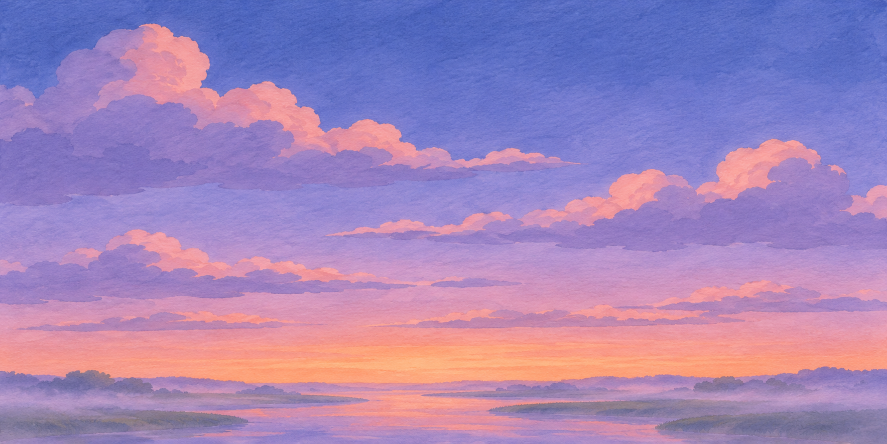
#> input picture assets/ref/sky_test.png, 1774 x 887 px (shown at 1/2 size)
$ python depth_guess.py ../../../../assets/ref/sky_test.png ../../../../assets/ref/sky_test.png
#> lines starting #> are read from the running program, lines starting #| are printed output that depends on the picture
"""按画面线索推算深度（不用模型）：大气透视（远处亮、反差低）+ 画面纵向位置 + 前景暗色剪影。
输出 0=最远 1=最近 的 16 位 PNG。"""
import sys, numpy as np, torch, torch.nn.functional as F
from PIL import Image, ImageFilter
def box(x,r):  # 均值滤波
    k=2*r+1; t=torch.from_numpy(x)[None,None].float()
    return F.avg_pool2d(F.pad(t,(r,r,r,r),mode='replicate'),k,1)[0,0].numpy()
def guess(path, w_y=0.45, w_haze=0.35, w_fg=0.20, sky_rows=0.0):
#> called with path = '../../../../assets/ref/sky_test.png', w_y = 0.45, w_haze = 0.35, w_fg = 0.2, sky_rows = 0
    im=Image.open(path).convert('RGB').resize((960,540)); a=np.asarray(im).astype(np.float32)/255
#> after `im = Image.open(path).convert('RGB').resize((960, 540))`:
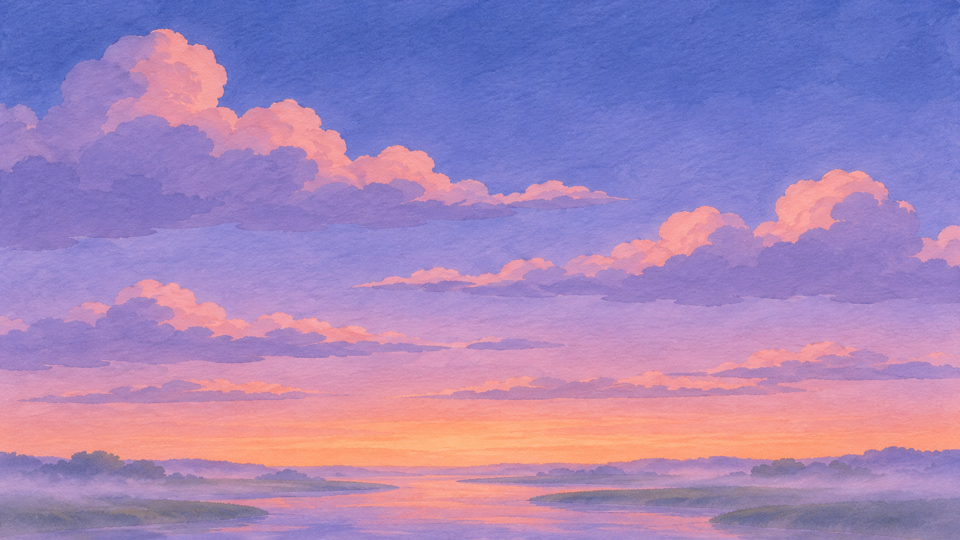
#> im: PIL image 960x540 RGB; mean R, G, B 162.9, 133.2, 184.8
    L=0.3*a[...,0]+0.59*a[...,1]+0.11*a[...,2]
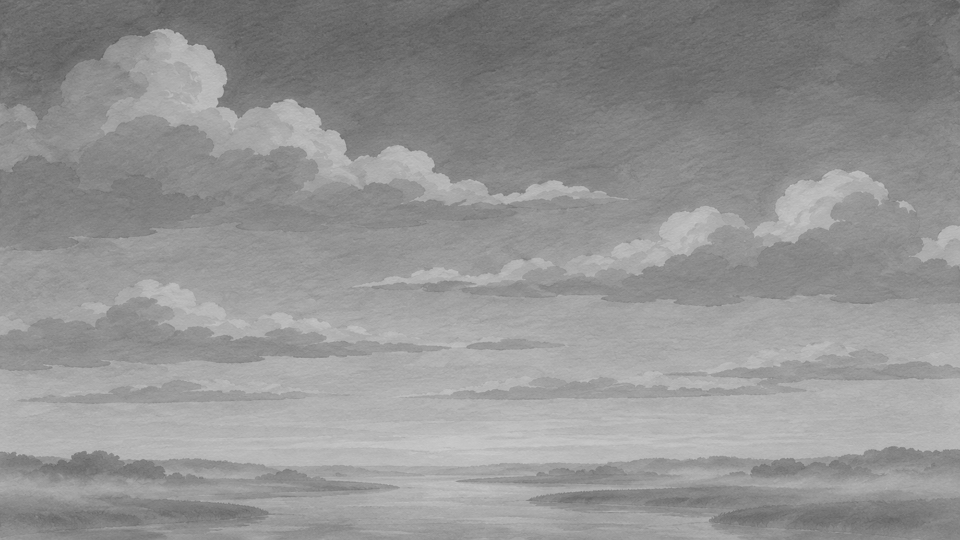
#> L: shape (540, 960) float32; min 0.341, max 0.796, mean 0.58
    H,W=L.shape; y=np.linspace(0,1,H)[:,None].repeat(W,1)
#> after `H, W = L.shape`: H = 540; W = 960
    mu=box(L,12); sd=np.sqrt(np.clip(box(L*L,12)-mu*mu,0,None))
    con=sd/ (sd.max()+1e-6)
    haze=(1-np.clip((mu-mu.min())/(np.ptp(mu)+1e-6),0,1))*0.6+con*0.4   # 暗且反差高 → 近
    fg=np.clip((0.22-box(L,20))/0.22,0,1)*np.clip((y-0.45)/0.55,0,1)        # 下半部的大块暗剪影 → 最近
    d=w_y*y**1.3+w_haze*haze+w_fg*fg
    if sky_rows>0: d=d*np.clip((y-sky_rows*0.6)/(sky_rows*0.4+1e-6),0,1)**0.5
    d=(d-d.min())/(np.ptp(d)+1e-6)
    d=np.asarray(Image.fromarray((d*255).astype(np.uint8)).filter(ImageFilter.MedianFilter(9)).filter(ImageFilter.GaussianBlur(6))).astype(np.float32)/255
    return np.asarray(Image.fromarray((d*65535).astype(np.uint16)).resize((1920,1080),Image.BICUBIC))
if __name__=='__main__':
    src,out=sys.argv[1],sys.argv[2]; kw=dict(a.split('=') for a in sys.argv[3:]); kw={k:float(v) for k,v in kw.items()}
    Image.fromarray(guess(src,**kw)).save(out)
#> (the call stopped at in box, `k=2*r+1; t=torch.from_numpy(x)[None,None].float()`: torch is not available in this run)
